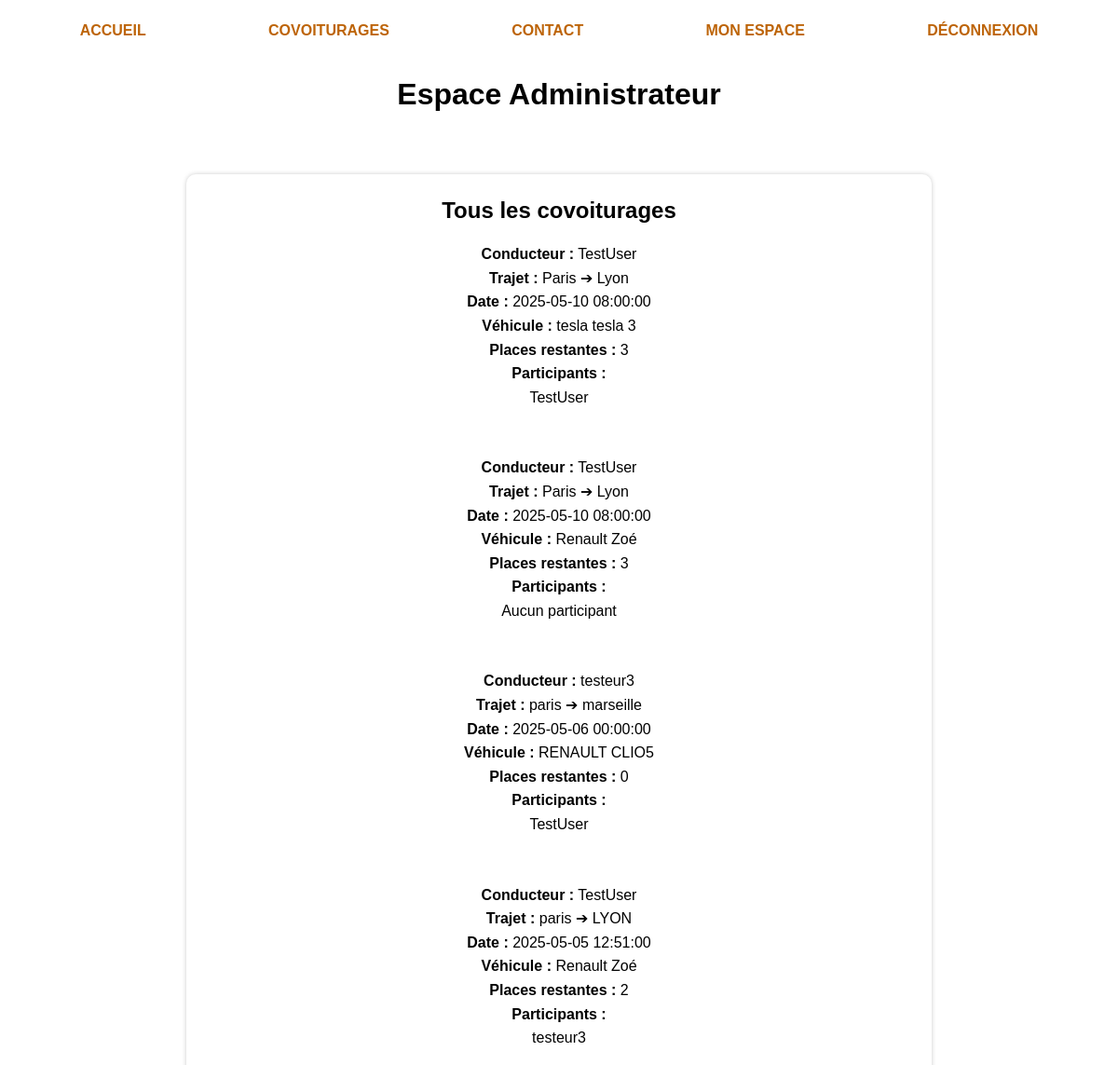
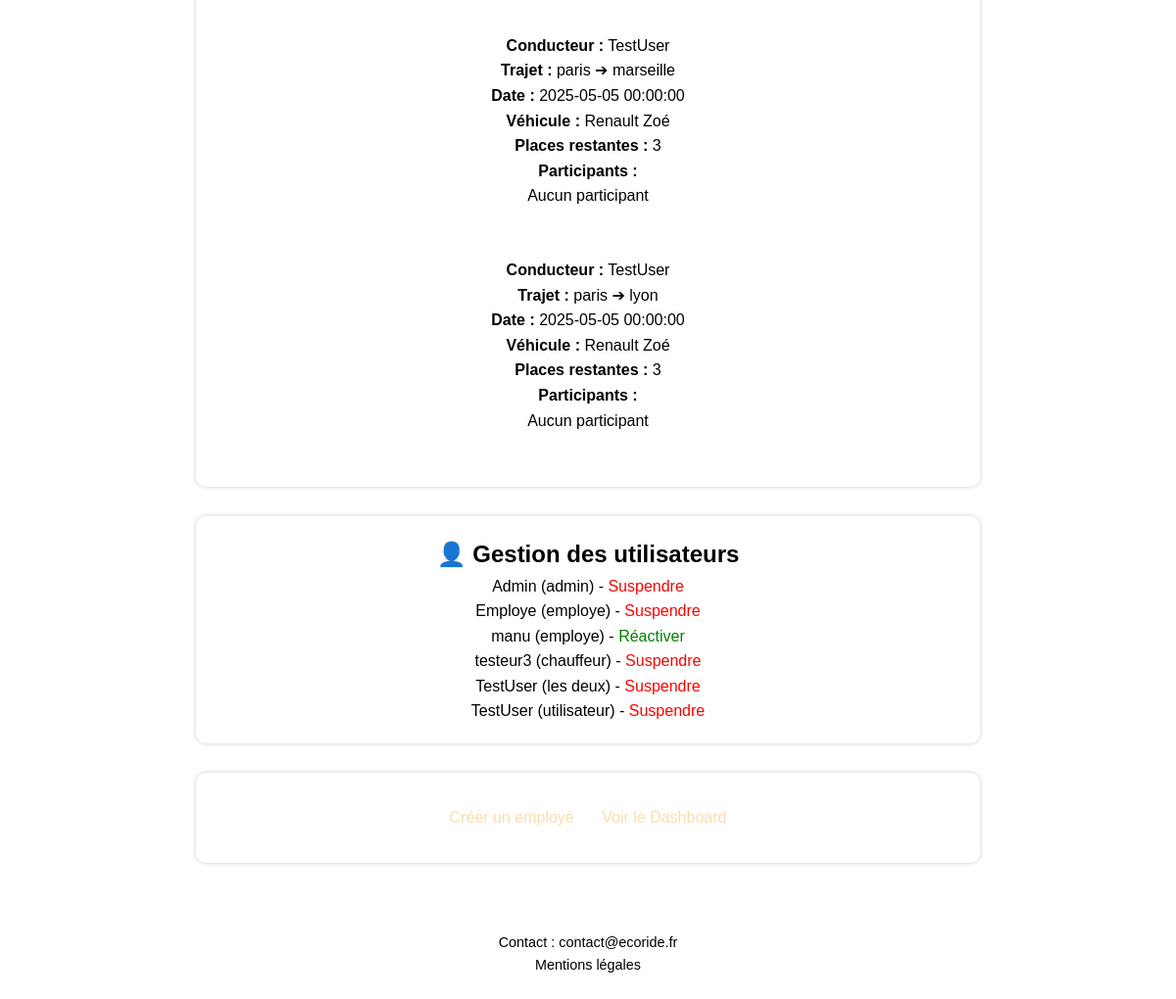
The page /pages/admin-control.php (signed in) on the database as committed earlier (2 pictures, top to bottom).
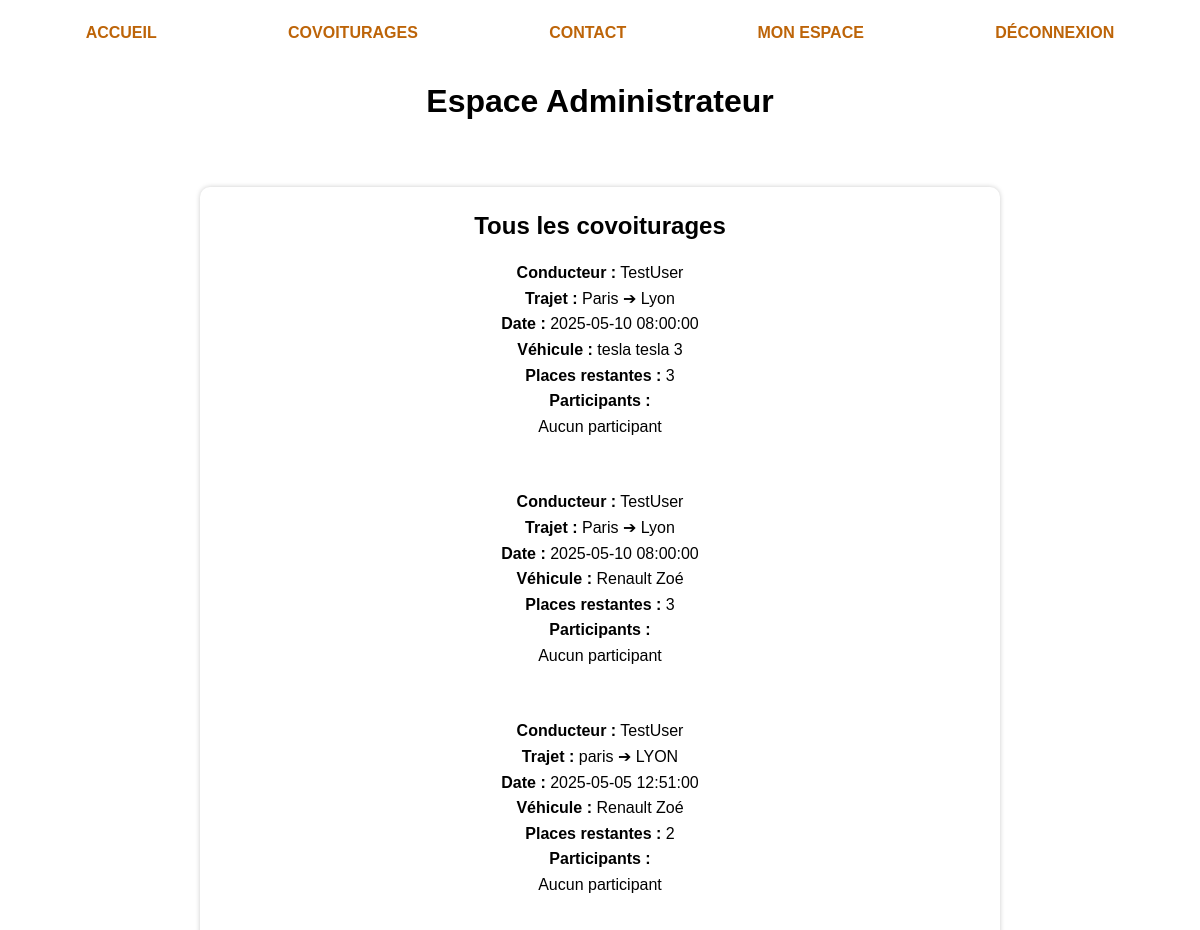
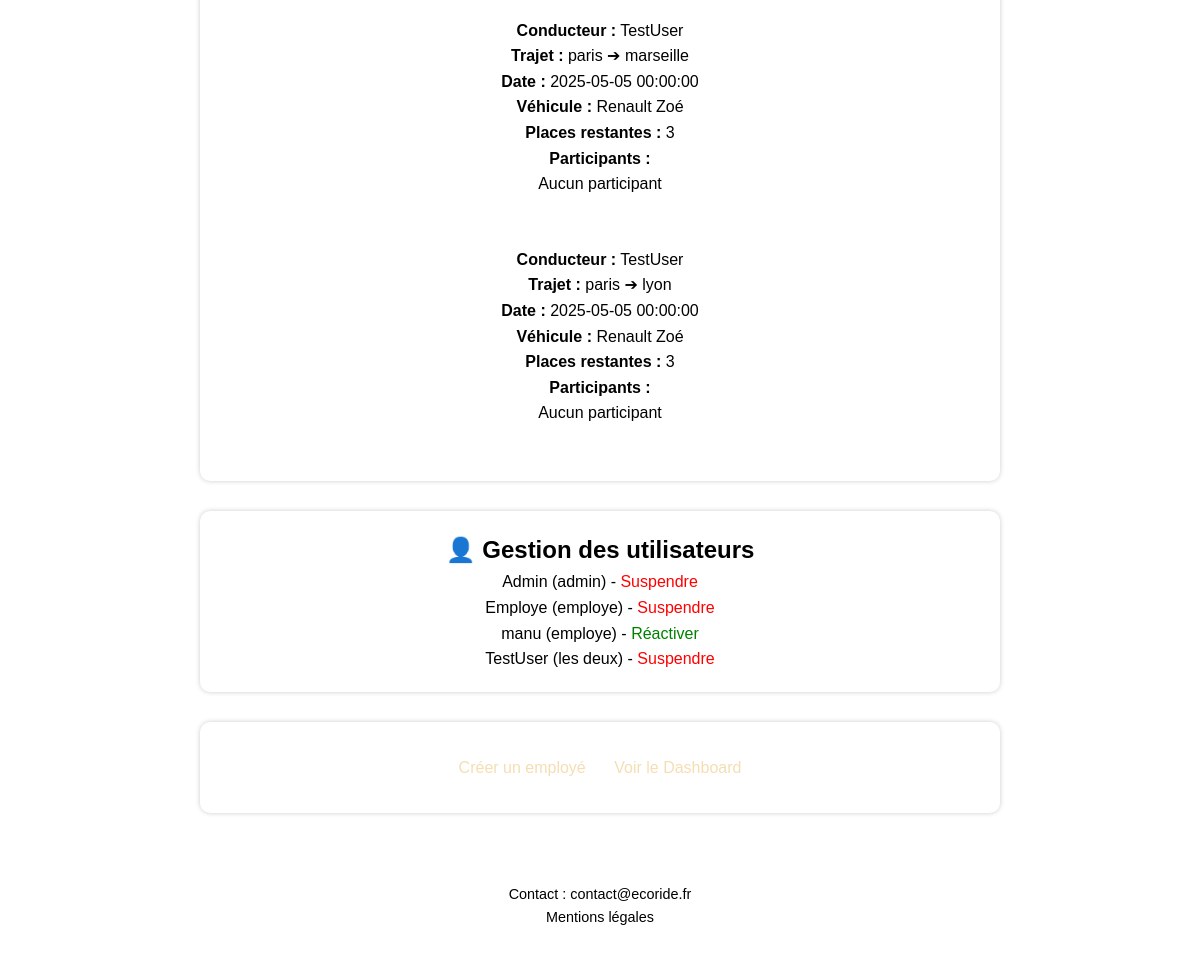
The same page on the database as committed later (2 pictures, top to bottom).
### tables this page shows
CREATE TABLE rides (
    id INT AUTO_INCREMENT PRIMARY KEY,
    user_id INT NOT NULL,
    vehicle_id INT NOT NULL,
    depart VARCHAR(100) NOT NULL,
    arrivee VARCHAR(100) NOT NULL,
    date_depart DATETIME NOT NULL,
    date_arrivee DATETIME NOT NULL,
    prix DECIMAL(5,2) NOT NULL,
    places INT NOT NULL,
    ecologique TINYINT(1) DEFAULT 0,
    statut VARCHAR(20) DEFAULT 'en attente',
    FOREIGN KEY (user_id) REFERENCES users(id) ON DELETE CASCADE,
    FOREIGN KEY (vehicle_id) REFERENCES vehicles(id) ON DELETE CASCADE
);

CREATE TABLE users (
    id INT AUTO_INCREMENT PRIMARY KEY,
    pseudo VARCHAR(50) NOT NULL,
    email VARCHAR(100) NOT NULL UNIQUE,
    password VARCHAR(255) NOT NULL,
    credits INT DEFAULT 0,
    role ENUM('utilisateur', 'chauffeur', 'passager', 'les deux', 'admin', 'employe') NOT NULL,
    created_at DATETIME DEFAULT CURRENT_TIMESTAMP,
    actif TINYINT(1) DEFAULT 1
);

CREATE TABLE vehicles (
    id INT AUTO_INCREMENT PRIMARY KEY,
    user_id INT NOT NULL,
    plaque VARCHAR(20) NOT NULL,
    modele VARCHAR(100) NOT NULL,
    couleur VARCHAR(50),
    marque VARCHAR(100),
    energie VARCHAR(20),
    created_at DATETIME DEFAULT CURRENT_TIMESTAMP,
    FOREIGN KEY (user_id) REFERENCES users(id) ON DELETE CASCADE
);

### pages/admin-control.php (the view, shortened to what this page needs)
<?php
require_once('../models/db.php');
$sql = "SELECT rides.*, users.pseudo, vehicles.marque, vehicles.modele
        FROM rides
        INNER JOIN users ON rides.user_id = users.id
        INNER JOIN vehicles ON rides.vehicle_id = vehicles.id
        ORDER BY rides.date_depart DESC";
$stmt = $pdo->query($sql);
$rides = $stmt->fetchAll();
$stmt = $pdo->query("SELECT * FROM users ORDER BY pseudo");
$users = $stmt->fetchAll();
?>
<!DOCTYPE html>
<html lang="fr">
<head>
    <link rel="stylesheet" href="../Assets/css/style.css">
</head>
<body>
<?php include('../includes/nav.php'); ?>
<header>
    <h1>Espace Administrateur</h1>
</header>
<main>
    <section class="admin-section">
        <h2>Tous les covoiturages</h2>
        <?php foreach ($rides as $ride): ?>
            <div class="ride-card">
                <p><strong>Conducteur :</strong> <?= htmlspecialchars($ride['pseudo']) ?></p>
                <p><strong>Trajet :</strong> <?= htmlspecialchars($ride['depart']) ?> ➔ <?= htmlspecialchars($ride['arrivee']) ?></p>
                <p><strong>Date :</strong> <?= htmlspecialchars($ride['date_depart']) ?></p>
                <p><strong>Véhicule :</strong> <?= htmlspecialchars($ride['marque']) ?> <?= htmlspecialchars($ride['modele']) ?></p>
                <p><strong>Places restantes :</strong> <?= $ride['places'] ?></p>
                <h4>Participants :</h4>
                <ul>
                    <?php
                    $pstmt = $pdo->prepare("SELECT users.pseudo FROM participants
                                            INNER JOIN users ON participants.user_id = users.id
                                            WHERE participants.ride_id = :ride_id");
                    $pstmt->execute([':ride_id' => $ride['id']]);
                    $participants = $pstmt->fetchAll();
                    if (empty($participants)) {
                        echo "<li>Aucun participant</li>";
                    } else {
                        foreach ($participants as $p) {
                            echo "<li>" . htmlspecialchars($p['pseudo']) . "</li>";
                        }
                    }
                    ?>
                </ul>
            </div>
        <?php endforeach; ?>
    </section>
    <section class="admin-section">
        <h2>👤 Gestion des utilisateurs</h2>
        <?php foreach ($users as $user): ?>
            <p>
                <?= htmlspecialchars($user['pseudo']) ?> (<?= htmlspecialchars($user['role']) ?>)
                <?php if ($user['actif'] == 1): ?>
                    - <a href="suspendre-user.php?id=<?= $user['id'] ?>&action=suspendre"
                         class="confirm-action"
                         data-confirm="Confirmer la suspension de cet utilisateur ?"
                         style="color:red;">Suspendre</a>
                <?php else: ?>
                    - <a href="suspendre-user.php?id=<?= $user['id'] ?>&action=reactiver"
                         class="confirm-action"
                         data-confirm="Confirmer la réactivation de cet utilisateur ?"
                         style="color:green;">Réactiver</a>
                <?php endif; ?>
            </p>
        <?php endforeach; ?>
    </section>
    <section class="admin-section">
        <a href="create-employee.php" class="admin-button"> Créer un employé</a>
        <a href="dashboard.php" class="admin-button"> Voir le Dashboard</a>
    </section>
</main>
<?php include('../includes/footer.php'); ?>
</body>
</html>

### includes/nav.php (shortened to what this page needs)
<nav>
    <ul>
        <li><a href="/ecoride/index.php">Accueil</a></li>
        <li><a href="/ecoride/pages/search.php">Covoiturages</a></li>
        <li><a href="/ecoride/pages/contact.php">Contact</a></li>
        <?php if (isset($_SESSION['user_id'])): ?>
            <?php if ($_SESSION['role'] === 'admin'): ?>
                <li><a href="/ecoride/pages/admin-control.php">Mon espace</a></li>
            <?php elseif ($_SESSION['role'] === 'employe'): ?>
                <li><a href="/ecoride/pages/employe-space.php">Mon espace</a></li>
            <?php else: ?>
                <li><a href="/ecoride/pages/user-space.php">Mon espace</a></li>
            <?php endif; ?>
            <li><a href="/ecoride/controllers/logout.php">Déconnexion</a></li>
        <?php else: ?>
            <li><a href="/ecoride/pages/login.php">Connexion</a></li>
        <?php endif; ?>
    </ul>
</nav>

### includes/footer.php
<footer>
    <p>Contact : <a href="mailto:contact@ecoride.fr">contact@ecoride.fr</a></p>
  <a href="/ecoride/mentions.php">Mentions légales</a>
</footer>

### Assets/css/style.css (style rules this page uses)
* { margin: 0; padding: 0; box-sizing: border-box; }
body { font-family: Arial, sans-serif; background-color: var(--jaune-clair); color: var(--bleu-sombre); line-height: 1.6; padding: 20px; }
header { text-align: center; background-color: var(--vert-olive); color: var(--texte-sombre); padding: 30px 10px; margin-bottom: 20px; border-bottom: 2px solid var(--olive-pastel); }
nav ul { list-style: none; display: flex; justify-content: space-around; flex-wrap: wrap; padding: 0; margin: 0; color: #bd6408; text-transform: uppercase; font-weight: bold; }
nav li a { color: var(--orange-fonce); text-decoration: none; font-weight: bold; }
ul { list-style: none; text-align: center; padding: 0; margin: 0; }
section { margin: 30px auto; max-width: 700px; text-align: center; background-color:var(--orange-vif); padding: 20px; border-radius: 10px; box-shadow: 0 0 5px #ccc; }
footer { text-align: center; padding: 20px; font-size: 0.9rem; background-color: var(--vert-olive); color: var(--jaune-clair); margin-top: 50px; }
footer a, footer a:visited { color: var(--jaune-clair); }
a { text-decoration: none; }
.btn-green, .btn-blue, .admin-button { display: inline-block; padding: 8px 12px; color: wheat; text-decoration: none; border-radius: 5px; }
.admin-button { background-color: var(--blanc); margin: 5px 0; }
.ride-box, .ride-card, .admin-card { border: 1px solid var(--gris-pastel); background-color: white; color: var(--texte-sombre); padding: 10px; margin-bottom: 15px; border-radius: 6px; }
.ride-card { padding: 15px; margin-bottom: 20px; border-radius: 8px; }
.admin-section { margin: 30px auto; max-width: 800px; padding: 20px; border-bottom: 1px solid var(--vert-olive); }

Rows that differ between the two databases and show on the page:
no longer on this page (row unchanged): rides: user.pseudo "testeur3", depart "paris", arrivee "marseille", date_depart "2025-05-06 00:00:00", vehicle.marque "RENAULT", vehicle.modele "CLIO5", places "0", pseudo "TestUser"
removed users: pseudo "testeur3", role "chauffeur"
removed users: pseudo "TestUser", role "utilisateur"
shown differently, row unchanged: rides "tesla": now shows "Aucun participant"
shown differently, row unchanged: rides "LYON": now shows "Aucun participant"
Other text that changed with them:
list line gone: "TestUser"
list line gone: "testeur3"
